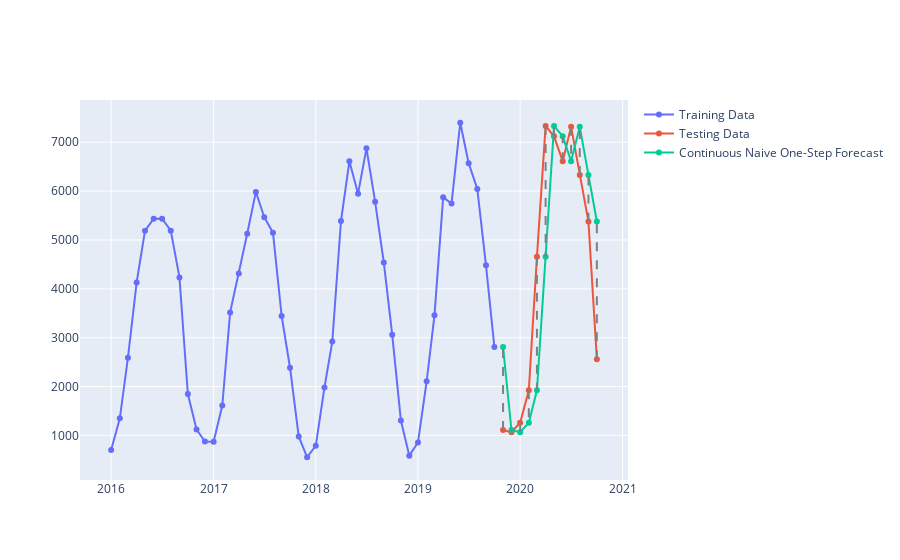

Write notebook code for a chart like this one.
### Code cell
fig = go.Figure()
fig.add_trace(go.Scatter(x=train_data.index, y=train_data, mode='lines+markers', name='Training Data'))
fig.add_trace(go.Scatter(x=test_data.index, y=test_data, mode='lines+markers', name='Testing Data'))
fig.add_trace(go.Scatter(x=test_data.index, y=cont_naive_one_step_forecast, mode='lines+markers', name='Continuous Naive One-Step Forecast'))
for i in range(len(test_data)):
    fig.add_shape(type='line',
                  x0=test_data.index[i], y0=test_data[i],
                  x1=test_data.index[i], y1=cont_naive_one_step_forecast[i],
                  line=dict(color='gray', dash='dash'))
fig.show()

### Figure 1 — Plotly figure (JSON) as saved in the notebook; plotly's stock layout.template omitted (floating-point values rounded to 4 significant figures)
{"data": [{"mode": "lines+markers", "name": "Training Data", "type": "scatter", "x": ["2016-01-01T00:00:00", "2016-02-01T00:00:00", "2016-03-01T00:00:00", "2016-04-01T00:00:00", "2016-05-01T00:00:00", "2016-06-01T00:00:00", "2016-07-01T00:00:00", "2016-08-01T00:00:00", "2016-09-01T00:00:00", "2016-10-01T00:00:00", "2016-11-01T00:00:00", "2016-12-01T00:00:00", "2017-01-01T00:00:00", "2017-02-01T00:00:00", "2017-03-01T00:00:00", "2017-04-01T00:00:00", "2017-05-01T00:00:00", "2017-06-01T00:00:00", "2017-07-01T00:00:00", "2017-08-01T00:00:00", "2017-09-01T00:00:00", "2017-10-01T00:00:00", "2017-11-01T00:00:00", "2017-12-01T00:00:00", "2018-01-01T00:00:00", "2018-02-01T00:00:00", "2018-03-01T00:00:00", "2018-04-01T00:00:00", "2018-05-01T00:00:00", "2018-06-01T00:00:00", "2018-07-01T00:00:00", "2018-08-01T00:00:00", "2018-09-01T00:00:00", "2018-10-01T00:00:00", "2018-11-01T00:00:00", "2018-12-01T00:00:00", "2019-01-01T00:00:00", "2019-02-01T00:00:00", "2019-03-01T00:00:00", "2019-04-01T00:00:00", "2019-05-01T00:00:00", "2019-06-01T00:00:00", "2019-07-01T00:00:00", "2019-08-01T00:00:00", "2019-09-01T00:00:00", "2019-10-01T00:00:00"], "y": [702, 1350, 2591, 4129, 5190, 5436, 5436, 5191, 4233, 1846, 1122, 875, 869, 1612, 3518, 4312, 5127, 5984, 5466, 5150, 3446, 2385, 980, 553, 790, 1983, 2920, 5388, 6609, 5948, 6875, 5780, 4537, 3062, 1306, 586, 856, 2107, 3457, 5872, 5747, 7399, 6572, 6045, 4480, 2807]}, {"mode": "lines+markers", "name": "Testing Data", "type": "scatter", "x": ["2019-11-01T00:00:00", "2019-12-01T00:00:00", "2020-01-01T00:00:00", "2020-02-01T00:00:00", "2020-03-01T00:00:00", "2020-04-01T00:00:00", "2020-05-01T00:00:00", "2020-06-01T00:00:00", "2020-07-01T00:00:00", "2020-08-01T00:00:00", "2020-09-01T00:00:00", "2020-10-01T00:00:00"], "y": [1109, 1066, 1261, 1923, 4657, 7335, 7121, 6613, 7316, 6330, 5378, 2561]}, {"mode": "lines+markers", "name": "Continuous Naive One-Step Forecast", "type": "scatter", "x": ["2019-11-01T00:00:00", "2019-12-01T00:00:00", "2020-01-01T00:00:00", "2020-02-01T00:00:00", "2020-03-01T00:00:00", "2020-04-01T00:00:00", "2020-05-01T00:00:00", "2020-06-01T00:00:00", "2020-07-01T00:00:00", "2020-08-01T00:00:00", "2020-09-01T00:00:00", "2020-10-01T00:00:00"], "y": [2807, 1109, 1066, 1261, 1923, 4657, 7335, 7121, 6613, 7316, 6330, 5378]}], "layout": {"autosize": true, "shapes": [{"line": {"color": "gray", "dash": "dash"}, "type": "line", "x0": "2019-11-01T00:00:00", "x1": "2019-11-01T00:00:00", "y0": 1109, "y1": 2807}, {"line": {"color": "gray", "dash": "dash"}, "type": "line", "x0": "2019-12-01T00:00:00", "x1": "2019-12-01T00:00:00", "y0": 1066, "y1": 1109}, {"line": {"color": "gray", "dash": "dash"}, "type": "line", "x0": "2020-01-01T00:00:00", "x1": "2020-01-01T00:00:00", "y0": 1261, "y1": 1066}, {"line": {"color": "gray", "dash": "dash"}, "type": "line", "x0": "2020-02-01T00:00:00", "x1": "2020-02-01T00:00:00", "y0": 1923, "y1": 1261}, {"line": {"color": "gray", "dash": "dash"}, "type": "line", "x0": "2020-03-01T00:00:00", "x1": "2020-03-01T00:00:00", "y0": 4657, "y1": 1923}, {"line": {"color": "gray", "dash": "dash"}, "type": "line", "x0": "2020-04-01T00:00:00", "x1": "2020-04-01T00:00:00", "y0": 7335, "y1": 4657}, {"line": {"color": "gray", "dash": "dash"}, "type": "line", "x0": "2020-05-01T00:00:00", "x1": "2020-05-01T00:00:00", "y0": 7121, "y1": 7335}, {"line": {"color": "gray", "dash": "dash"}, "type": "line", "x0": "2020-06-01T00:00:00", "x1": "2020-06-01T00:00:00", "y0": 6613, "y1": 7121}, {"line": {"color": "gray", "dash": "dash"}, "type": "line", "x0": "2020-07-01T00:00:00", "x1": "2020-07-01T00:00:00", "y0": 7316, "y1": 6613}, {"line": {"color": "gray", "dash": "dash"}, "type": "line", "x0": "2020-08-01T00:00:00", "x1": "2020-08-01T00:00:00", "y0": 6330, "y1": 7316}, {"line": {"color": "gray", "dash": "dash"}, "type": "line", "x0": "2020-09-01T00:00:00", "x1": "2020-09-01T00:00:00", "y0": 5378, "y1": 6330}, {"line": {"color": "gray", "dash": "dash"}, "type": "line", "x0": "2020-10-01T00:00:00", "x1": "2020-10-01T00:00:00", "y0": 2561, "y1": 5378}], "xaxis": {"autorange": true, "range": ["2015-09-15 10:02:57.2411", "2021-01-16 13:57:02.7589"], "type": "date"}, "yaxis": {"autorange": true, "range": [-11.96, 7964.0], "type": "linear"}}}
